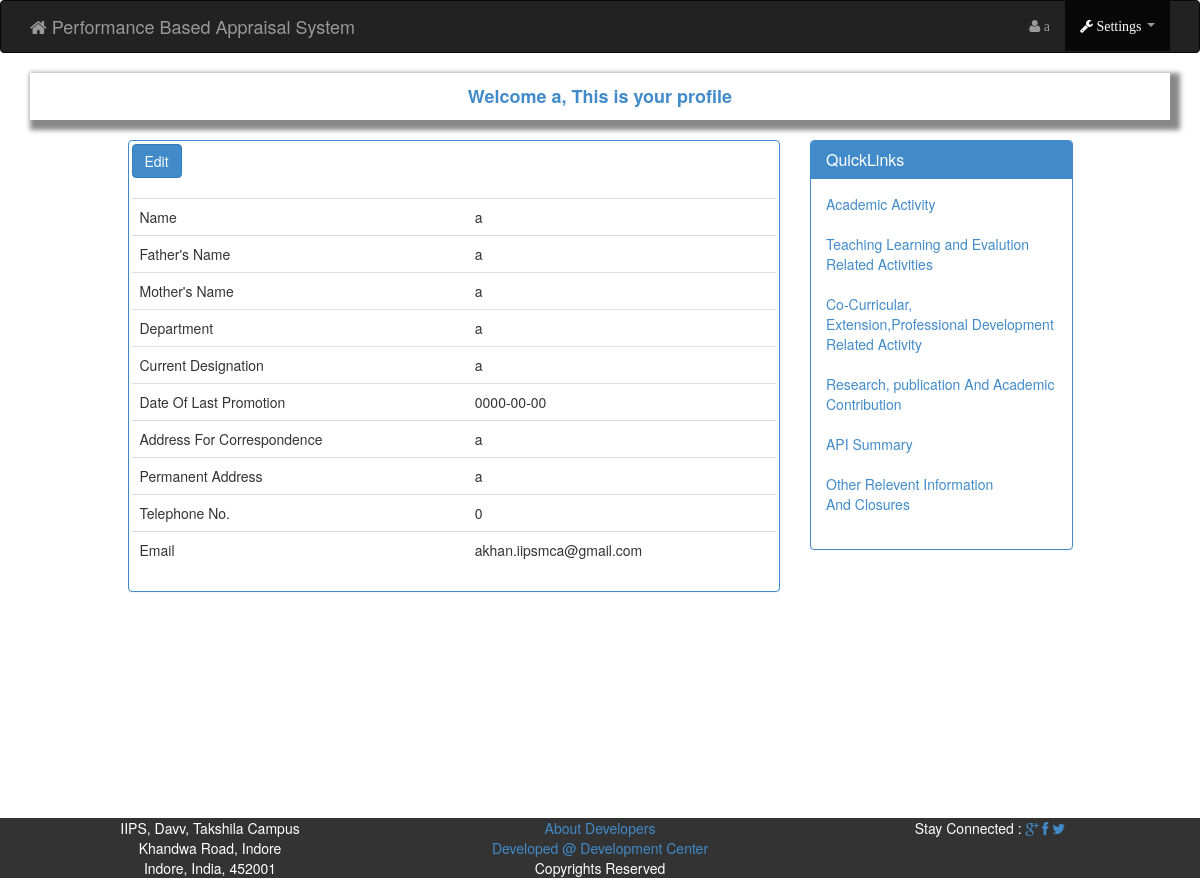
Page /general_Information.php (signed in) on the committed database.
### tables this page shows
CREATE TABLE `gen_info` (
  `User_Id` varchar(30) NOT NULL,
  `Gen_Info_Name` varchar(30) NOT NULL,
  `Gen_Info_Fname` varchar(30) NOT NULL,
  `Gen_Info_Mname` varchar(30) NOT NULL,
  `Gen_Info_Department` varchar(100) NOT NULL,
  `Gen_Info_CD` varchar(100) NOT NULL,
  `Gen_Info_GP` double NOT NULL,
  `Gen_Info_DLP` date NOT NULL,
  `Gen_Info_AFC` varchar(100) NOT NULL,
  `Gen_Info_PA` varchar(100) NOT NULL,
  `Gen_Info_TNO` double NOT NULL,
  `Gen_Info_Email` varchar(100) NOT NULL,
  PRIMARY KEY (`User_Id`)
);

### general_Information.php (the view, shortened to what this page needs)
<?php
	$sql="SELECT * FROM gen_info WHERE User_Id = '".$_SESSION['username']."'";
		$result = mysqli_query($con,$sql) or die('Error'.mysqli_error($con));
		$row = mysqli_fetch_array($result);
 		$uname = $row['Gen_Info_Name'];
	    $fatherName = $row['Gen_Info_Fname'];
		$motherName = $row['Gen_Info_Mname'];
		$department = $row['Gen_Info_Department'];
		$designation = $row['Gen_Info_CD'];
		$promotionDate = $row['Gen_Info_DLP'];
		$correspAddress = $row['Gen_Info_AFC'];
		$permnantAddress = $row['Gen_Info_PA'];
		$telephone = $row['Gen_Info_TNO'];
		$email = $row['Gen_Info_Email'];
?>
<!DOCTYPE html>
<html lang="en">
  <head>
   <?php
			include('cssLinks.php');
   ?>
</head>
<body>
   <?php
	  if(isset($_SESSION['username'])){
	  include('header.php');
	?>
  <div id="wrap">
	<div class="container" style="background-color:#FFFFFF;">
		<div class="row">
			<div class="col-sm-12">
		   		<div  style="box-shadow:5px 5px 5px 5px #888888; padding:3px 3px 3px 3px;" >
				  	<h4 align="center" class="text-primary"><b>Welcome <?php  echo $_SESSION['username']."";?>, This is your profile </b></h4>
				</div>
			</div>
		</div>
	<br/>
		<div class="row">
			<div class="col-sm-1">
			</div>
			<div class="col-sm-7">
				<form id="genInfo" action="<?php echo htmlentities($_SERVER['PHP_SELF']); ?>" method="post" class="panel panel-primary" style="padding:3px 3px 3px 3px; ">
					<div id="userInfo">
						<button  type="button" class="btn btn-md btn-primary" name="infoEdit" onClick="showInfo(this.name)" value="show"/>Edit</button>
						<br/><br/>
						<table border="0" class="table" cellpadding="3" cellspacing="3">
							<tr>
								<td>Name</td>
								<td><?php echo $uname;?></td>
							</tr>
							<tr>
								<td>Father's Name</td>
								<td><?php echo $fatherName;?></td>
							</tr>
							<tr>
								<td>Mother's Name</td>
								<td><?php echo $motherName;?></td>
							</tr>
							<tr>
								<td>Department</td>
								<td><?php echo $department;?></td>
							</tr>
							<tr>
								<td>Current Designation</td>
								<td><?php echo $designation;?></td>
							</tr>
							<tr>
								<td>Date Of Last Promotion</td>
								<td><?php echo $promotionDate;?></td>
							</tr>
							<tr>
								<td>Address For Correspondence</td>
								<td><?php echo $correspAddress;?></td>
							</tr>
							<tr>
								<td>Permanent Address</td>
								<td><?php echo $permnantAddress;?></td>
							</tr>
							<tr>
								<td>Telephone No.</td>
								<td><?php echo $telephone;?></td>
							</tr>
							<tr>
								<td>Email</td>
								<td><?php echo $email;?></td>
							</tr>
						</table>
					</div>
			    </form>
			 </div>
			 <div class="col-sm-3">
			 		<div class="panel panel-primary">
      		 			<div class="panel-heading">
         					<h3 class="panel-title">QuickLinks</h3>
 	  			 		</div>
 	   					<div class="panel-body">
						 	<a href="academicActivity.php">Academic Activity </a><br><br>
							<a href="teachingLearningActivities.php">Teaching Learning and Evalution Related Activities</a> <br><br>
							<a href="professionalDevelopmentActivity.php">Co-Curricular, Extension,Professional Development Related Activity</a><br><br>
							<a href="ppij.php">Research, publication And Academic Contribution</a><br><br>
   			 				<a href="API_Summary.php">API Summary</a><br><br>
							<a href="otherInfo.php">Other Relevent Information<br> And Closures</a><br><br>
  	  					</div>
   		 			</div>
			 </div>
			 <div class="col-sm-1">
			 </div>
		</div>
	</div>
  </div>
	<?php
		include('footer.php');
    ?>
    <?php
	  }
	  else{
		header('location: index.php');
	  }
    ?>
</body>
</html>

### cssLinks.php (shortened to what this page needs)
   <link href="dist/css/bootstrap.css" rel="stylesheet">
<link href="css/sticky-footer.css" rel="stylesheet" />
<link href="css/font-awesome.css" rel="stylesheet" />
<link href="css/Editstyle.css" rel="stylesheet" />

### header.php (shortened to what this page needs)
<?php
 	if(isset($_SESSION['username'])){
?>
	<div class="navbar navbar-inverse">
        <div class="container">
          <div class="navbar-header">
            <a class="navbar-brand" href="Home.php"><span class="icon-home"></span> Performance Based Appraisal System</a>
          </div>
          <div class="navbar-collapse collapse">
            <ul class="nav navbar-nav navbar-right">
			  <li><a class="icon-user" href="#">  <?php echo $_SESSION['username'];?></a></li>
              <li class="dropdown active">
                <a href="#" class="dropdown-toggle icon-wrench" data-toggle="dropdown"> Settings <b class="caret"></b></a>
              </li>
            </ul>
          </div>
        </div>
      </div>
<?php
	}
	else{
		header('location:index.php');
	}
?>

### footer.php
	  <footer style="background-color:#333333; color:#FFFFFF; margin-top:5px;">
	<div class="container text-center">
		<div class="row">
			<div class="col-md-4">
				IIPS, Davv, Takshila Campus<br />
				Khandwa Road, Indore<br />
				Indore, India, 452001
			</div>
			<div class="col-md-4">
				<a href="about_developers.php">About Developers</a>  <br>
				<a href="dc.php">Developed @ Development Center</a><br>
				Copyrights Reserved
			</div>
			<div class="col-md-4">
				Stay Connected :
				<a href="https://plus.google.com/u/1/b/110977532784004536112/110977532784004536112/	"><i class="icon-google-plus"></i></a>
				<a href="https://www.facebook.com/iipsdavvofficial"><i class="icon-facebook"></i></a>
				<a href="https://twitter.com/iipsdavv"><i class="icon-twitter"></i></a>
			</div>
		</div>
	</div>
</footer>

### css/sticky-footer.css (style rules this page uses)
html, body { height: 100%; }
#wrap { min-height: 100%; height: auto !important; height: 100%; margin: 0 auto -60px; padding: 0 0 60px; }
.container { padding: 0 15px; }

### cssLinks.php (style rules this page uses)
body { background-color:#FFFFFF; position: relative; }

### rows in the picture
gen_info: Gen_Info_Name "a", Gen_Info_Fname "a", Gen_Info_Mname "a", Gen_Info_Department "a", Gen_Info_CD "a", Gen_Info_DLP "0000-00-00", Gen_Info_AFC "a", Gen_Info_PA "a", Gen_Info_TNO "0", Gen_Info_Email "akhan.iipsmca@gmail.com"

### other values in the picture
$_SESSION['username'] "a"
